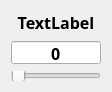
<?xml version="1.0" encoding="UTF-8"?>
<ui version="4.0">
 <class>InfoEdit</class>
 <widget class="QWidget" name="InfoEdit">
  <property name="geometry">
   <rect>
    <x>0</x>
    <y>0</y>
    <width>102</width>
    <height>69</height>
   </rect>
  </property>
  <property name="sizePolicy">
   <sizepolicy hsizetype="Preferred" vsizetype="Preferred">
    <horstretch>0</horstretch>
    <verstretch>0</verstretch>
   </sizepolicy>
  </property>
  <property name="windowTitle">
   <string>Form</string>
  </property>
  <property name="styleSheet">
   <string notr="true"/>
  </property>
  <layout class="QVBoxLayout" name="verticalLayout">
   <item>
    <widget class="QLabel" name="label">
     <property name="font">
      <font>
       <family>Algerian</family>
       <pointsize>12</pointsize>
       <bold>true</bold>
      </font>
     </property>
     <property name="text">
      <string>TextLabel</string>
     </property>
     <property name="alignment">
      <set>Qt::AlignmentFlag::AlignCenter</set>
     </property>
    </widget>
   </item>
   <item>
    <widget class="QSpinBox" name="spinBox">
     <property name="minimumSize">
      <size>
       <width>80</width>
       <height>25</height>
      </size>
     </property>
     <property name="font">
      <font>
       <family>Algerian</family>
       <pointsize>12</pointsize>
       <bold>true</bold>
      </font>
     </property>
     <property name="styleSheet">
      <string notr="true">border-image: url(:/Image/Background/LayerBG.png);</string>
     </property>
     <property name="alignment">
      <set>Qt::AlignmentFlag::AlignCenter</set>
     </property>
     <property name="buttonSymbols">
      <enum>QAbstractSpinBox::ButtonSymbols::NoButtons</enum>
     </property>
     <property name="maximum">
      <number>99999</number>
     </property>
    </widget>
   </item>
   <item>
    <widget class="QSlider" name="horizontalSlider">
     <property name="sizePolicy">
      <sizepolicy hsizetype="Preferred" vsizetype="Preferred">
       <horstretch>0</horstretch>
       <verstretch>0</verstretch>
      </sizepolicy>
     </property>
     <property name="minimumSize">
      <size>
       <width>90</width>
       <height>10</height>
      </size>
     </property>
     <property name="maximumSize">
      <size>
       <width>90</width>
       <height>10</height>
      </size>
     </property>
     <property name="maximum">
      <number>99999</number>
     </property>
     <property name="orientation">
      <enum>Qt::Orientation::Horizontal</enum>
     </property>
    </widget>
   </item>
  </layout>
 </widget>
 <resources/>
 <connections/>
</ui>
